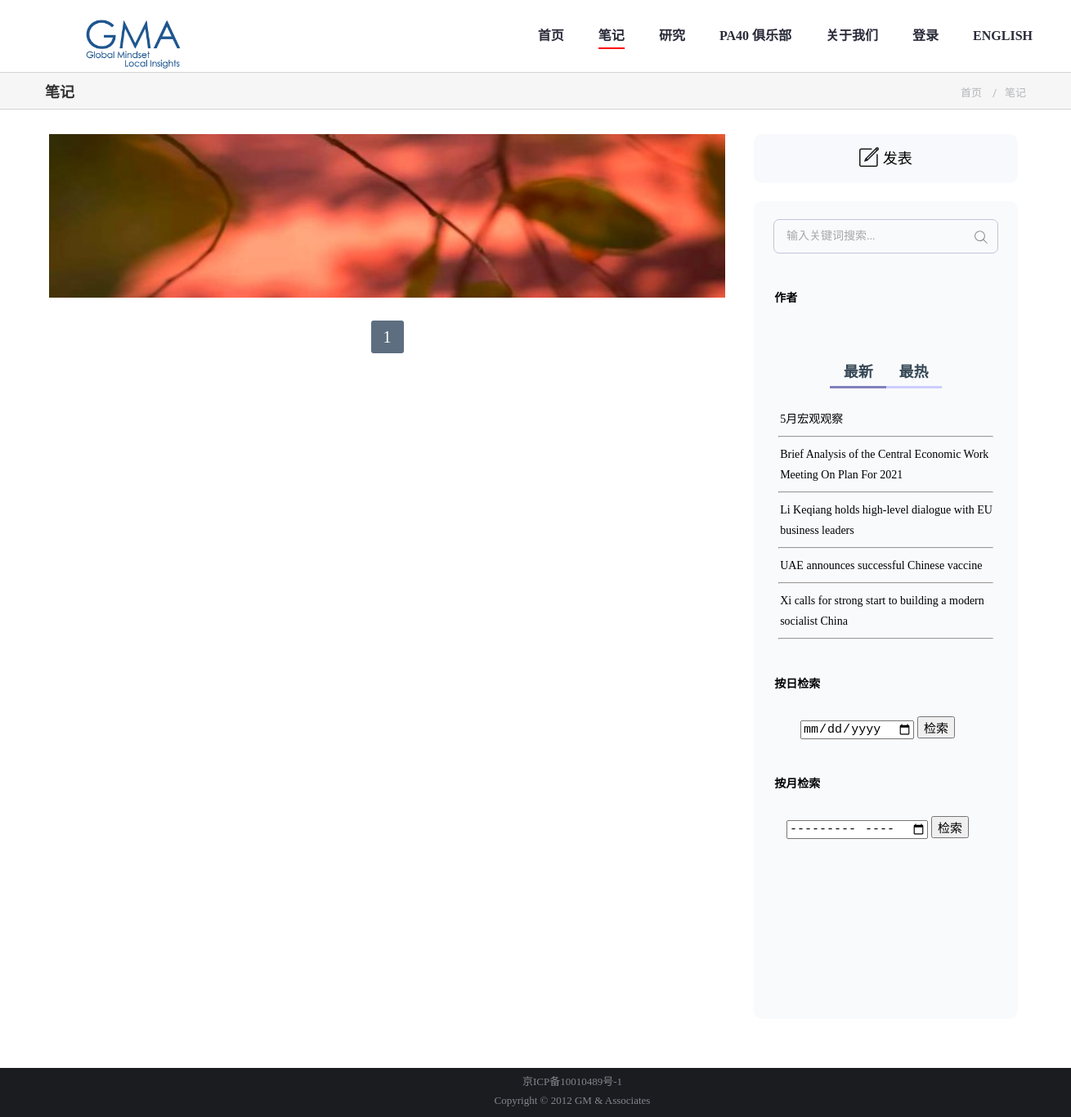
The page /list-article?fid=3 on the database its author committed.
### main/models.py (models this page shows, shortened)
class Category(models.Model):
    name = models.TextField()
    name_en = models.TextField()
    desc = models.TextField(default="", blank=True)
    coverimg = models.TextField(default="banner-1.png")
    title_white = models.IntegerField(default=0)
    hidden = models.IntegerField(default=0)
    extra = models.TextField(default="", blank=True)   # 第一位1表示显示用户检索；第二位1表示非会员可访问；第三位1表示开放评论。

class ArticleModel(models.Model):
    title = models.TextField()
    content = models.TextField()
    author = models.ForeignKey(User, on_delete=models.CASCADE)
    excerpt = models.TextField(default="", blank=True)
    create_date = models.DateTimeField(auto_now_add=True, db_index=True)
    edit_date = models.DateTimeField(auto_now=True)
    category = models.ForeignKey(Category, on_delete=models.SET_NULL, blank=True, null=True)
    cover_img = models.CharField(max_length=64)
    type = models.IntegerField(default=1) # 1为正常文章，2为待审核，3为已删除
    comment_type = models.IntegerField(default=0) # 0为任何人可评论，1为关闭评论区（不显示）
    comment = models.ManyToManyField(User, through="ArticleCommentModel", related_name="article_comment_set")
    extra = models.TextField(default="", blank=True)
    file = models.TextField(default="", blank=True)

### article/views.py (the view, shortened to what this page needs)
# urls.py: path('list-article', articleViews.showArticleList),
def showArticleList(request):
    logger.info(f'Accessed {request.get_full_path()} with showArticlePage')
    try:
        forum_id = int(request.GET.get('fid'))
        user_id = request.user.id
        page_no = int(request.GET.get('page', '1'))
        search_keyword = request.GET.get('keyword', '')
        author_id = int(request.GET.get('aid', 0))
        day = request.POST.get('day', '')
        if day:
            month_start = datetime.datetime.fromisoformat(day)
            month_end = month_start + datetime.timedelta(days=1)
            time_str = str(month_start.year)+'年'+str(month_start.month)+'月'+str(month_start.day)+'日'
        else:
            month = request.POST.get('month', '')
            if month:
                monthday = (month+'-01') if '-' in month else (month+'01')
                month_start =datetime.datetime.fromisoformat(monthday)
                month_end = datetime.datetime(month_start.year + (month_start.month==12), month_start.month%12+1, 1, 0, 0, 0)
                time_str = str(month_start.year)+'年'+str(month_start.month)+'月'
            else:
                month_start = None
                time_str = None
        if author_id:
            author_name = User.objects.get(id=author_id).username
        else:
            author_name = None
    except Exception as e:
        logger.error(str(e))
        raise Http404('缺少参数或格式错误。')
    import re
    pattern = re.compile(r'<.*?>')
    search_keywords = search_keyword.split()
    category = Category.objects.get(id=forum_id)
    articleModel = ArticleModel.objects.filter(category=category)
    articles = []
    NUM_PER_PAGE = 2
    page_start = page_no
    hotest_articles = getHotestArticles()
    newest_articles = getNewestArticles()
    showuser = (category.extra[0]=='1')
    canread = (category.extra[1]=='1')
    if showuser:
        author_ids = getAuthorList(forum_id)
        author_list = []
        for i in author_ids:
            author = User.objects.get(id=i)
            author_list.append({
                'name': author.username,
                'url': '/list-article?fid='+str(forum_id)+'&aid='+str(author.id),
            })
    else:
        author_list = None
    categories = Category.objects.all()
    cats = []
    for _ in categories:
        if not is_pa40(_.id):
            cats.append({
                'id': _.id,
                'name': _.name,
                'name_en': _.name_en,
            })
    cats = cats[::-1]
    lang = request.session.get('language', '')
    if not lang:
        request.session['language'] = 'ch'
        lang = 'ch'
    template = loader.get_template('listArticle.html')
    context = {
        'cats': cats,
        'cat_id': forum_id,
        'cat_name': category.name,
        'cat_name_en': category.name_en,
        'cat_img': '/s/'+category.coverimg,
        'cat_name_white': bool(category.title_white),
        'cat_desc': category.desc.replace('\n', '<br/>'),
        'articles': articles,
        'keyword': search_keyword,
        'author_name': author_name,
        'username': request.user.username,
        'hotest_articles': hotest_articles,
        'newest_articles': newest_articles,
        'show_user': showuser,
        'author_list': author_list,
        'time_str': time_str,
        'language_en': lang=='en',
    }
    getGlobalConfig(context)
    return HttpResponse(template.render(context, request))

### template/listArticle.html (shortened to what this page needs)
<html>
    <head>
    </head>
    <body>
        <div class="header">
            <div id="header-inner">
                <div id="header-logo">
                    <img src="/s/logo-3.png" style="margin: -36% 0 0 -36%; height: 180px;"/>
                </div>
                <div id="header-icons">
                    {% if language_en %}
                    <div class="header-icon"><a style="color:#2a2a3a;" href="/changeLang?to=ch">CHINESE</a></div>
                    {% else %}
                    <div class="header-icon"><a style="color:#2a2a3a;" href="/changeLang?to=en">ENGLISH</a></div>
                    {% endif %}
                    {% if not username %}
                    <div class="header-icon"><a style="color:#2a2a3a;" href="/login_">{%if language_en%}Login{%else%}登录{%endif%}</a></div>
                    {% endif %}
                    <div class="header-icon"><a style="color:#2a2a3a;" href="/info">{%if language_en %}About GMA{%else%}关于我们{%endif%}</a></div>
                    <div class="header-icon"><a style="color:#2a2a3a;" href="/pa40">{%if language_en %}{{config_pa40_tag_en}}{%else%}{{config_pa40_tag}}{%endif%}</a></div>
                    {% for cat in cats %}
                    <div class="header-icon"><a style="color: {%if cat.id != cat_id%} #2a2a3a; {%else%}#2a2a3a; padding: 0 0 6px 0; border-bottom: red 2px solid; {%endif%}" href="/list-article?fid={{cat.id}}">{% if language_en %}{{cat.name_en}}{%else%}{{cat.name}}{%endif%}</a></div>
                    {% endfor %}
                    <div class="header-icon"><a style="color:#2a2a3a;" href="/home">{%if language_en%}Home{%else%}首页{%endif%}</a></div>
                </div>
            </div>
        </div>
        <div id="head-bar">
            <div id="head-bar-inner">
                <h1>{%if language_en%}{{cat_name_en}}{%else%}{{cat_name}}{%endif%}</h1>
                <span>
                    <a href="/home">{%if language_en%}Home{%else%}首页{%endif%}</a>
                    &nbsp;&nbsp;&nbsp;/&nbsp;&nbsp;&nbsp;<a href="#">{%if language_en%}{{cat_name_en}}{%else%}{{cat_name}}{%endif%}
                    </a></span>
            </div>
        </div>
        <div class="main-content">
            <div class="main-content-inner">
            <div class="main-leftpart">
                <div class="list-wrapper">
                    <div class="article-wrapper" style="height: 200px; cursor: default;">
                        <img src="{{cat_img}}" style="width:100%; height: 100%;">
                    </div>
                    <div class="change-page">
                        <div class="change-page-dot">
                            <div class="change-page-dot-inner">
                                1
                            </div>
                        </div>
                    </div>
                </div>
            </div>
            <div class="main-rightpart">
                <div id="nav-postarticle">
                    <span>{%if language_en%}New article{%else%}发表{%endif%}</span>
                </div>
                <div id="nav-wrapper">
                    <div id="nav-search-w">
                        <div id="nav-search" contenteditable="true">
                            {%if keyword%}
                            {{keyword}}
                            {%else%}
                            {%if language_en%}Search...{%else%}输入关键词搜索...{%endif%}
                            {%endif%}
                        </div>
                        <div id="nav-search-button">
                        </div>
                    </div>
                    {% if show_user %}
                    <div id="nav-author-w">
                        <p class="nav-title">{%if language_en%}Author{%else%}作者{%endif%}</p>
                    </div>
                    {% endif %}
                    <div id="nav-hotest">
                        <div id="nav-hotest-title">
                            <a id="newest-button">{%if language_en%}Newest{%else%}最新{%endif%}</a>
                            <a id="hotest-button">{%if language_en%}Hotest{%else%}最热{%endif%}</a>
                        </div>
                        <div id="nav-hotest-bar">
                            <div id="nav-newestbar" class="on"></div>
                            <div id="nav-hotestbar" class="off"></div>
                        </div>
                        <div id="nav-newest-news">
                            {% for i in newest_articles %}
                            <div class="nav-hotest-new"><a href="{{i.url}}">{{i.title}}</a></div>
                            <hr/>
                            {% endfor %}
                        </div>
                    </div>
                    <div id="nav-perday-w">
                        <p class="nav-title">
                            {%if language_en%}Search by day{%else%}按日检索{%endif%}
                        </p>
                        <form method="POST" action="/list-article?fid={{cat_id}}" style="text-align: center;">
                            <input type="date" name="day" style="font-size: 15px;"/>
                            <input type="submit" value="{%if language_en%}Search{%else%}检索{%endif%}" style="font-size: 15px;"/>
                        </form>
                    </div>
                    <div id="nav-perday-w">
                        <p class="nav-title">
                            {%if language_en%}Search by month{%else%}按月检索{%endif%}
                        </p>
                        <form method="POST" action="/list-article?fid={{cat_id}}" style="text-align: center;">
                            <input type="month" name="month" style="font-size: 15px;"/>
                            <input type="submit" value="{%if language_en%}Search{%else%}检索{%endif%}" style="font-size: 15px;"/>
                    </form>
                    </div>
                </div>
            </div>
        </div>
        </div>
        <div class="footer">
            <div class="footer-inner">
                <a style="color: #85868c;" href="https://beian.miit.gov.cn/#/Integrated/index">京ICP备10010489号-1</a> <br/> Copyright © 2012 GM &amp; Associates
            </div>
        </div>
    </body>
</html>

### rows shown on the page
Category: name "PA40 俱乐部"
Category: name "研究"
Category: name "笔记", name "笔记"
ArticleModel: title "5月宏观观察"
ArticleModel: title "Brief Analysis of the Central Economic Work Meeting On Plan For 2021"
ArticleModel: title "Li Keqiang holds high-level dialogue with EU business leaders"
ArticleModel: title "UAE announces successful Chinese vaccine"
ArticleModel: title "Xi calls for strong start to building a modern socialist China"
